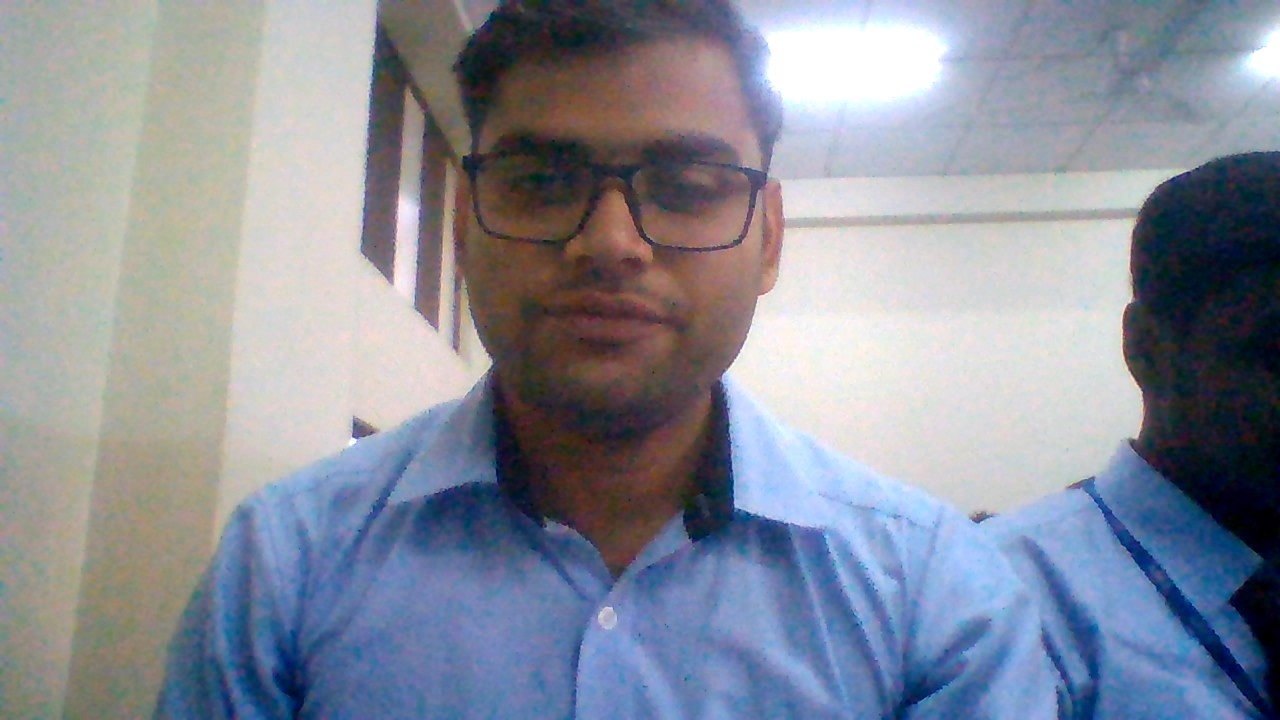
#> input picture Sachin.jpg, 1280 x 720 px
$ python readimage.py
#> lines starting #> are read from the running program, lines starting #| are printed output that depends on the picture; after the words box and inside, x2 and y2 are one past the last pixel; in counts of white or black regions, pixels touching at a corner belong together
import cv2

# [15 lines of commented-out code are left out]
face_cascade = cv2.CascadeClassifier("haarcascade_frontalface_default.xml")
img3 = cv2.imread("Sachin.jpg")
#> img3 is the input picture: shape (720, 1280, 3); mean B, G, R 154.4, 141.9, 136.8
gray_img3 = cv2.cvtColor(img3,cv2.COLOR_BGR2GRAY)
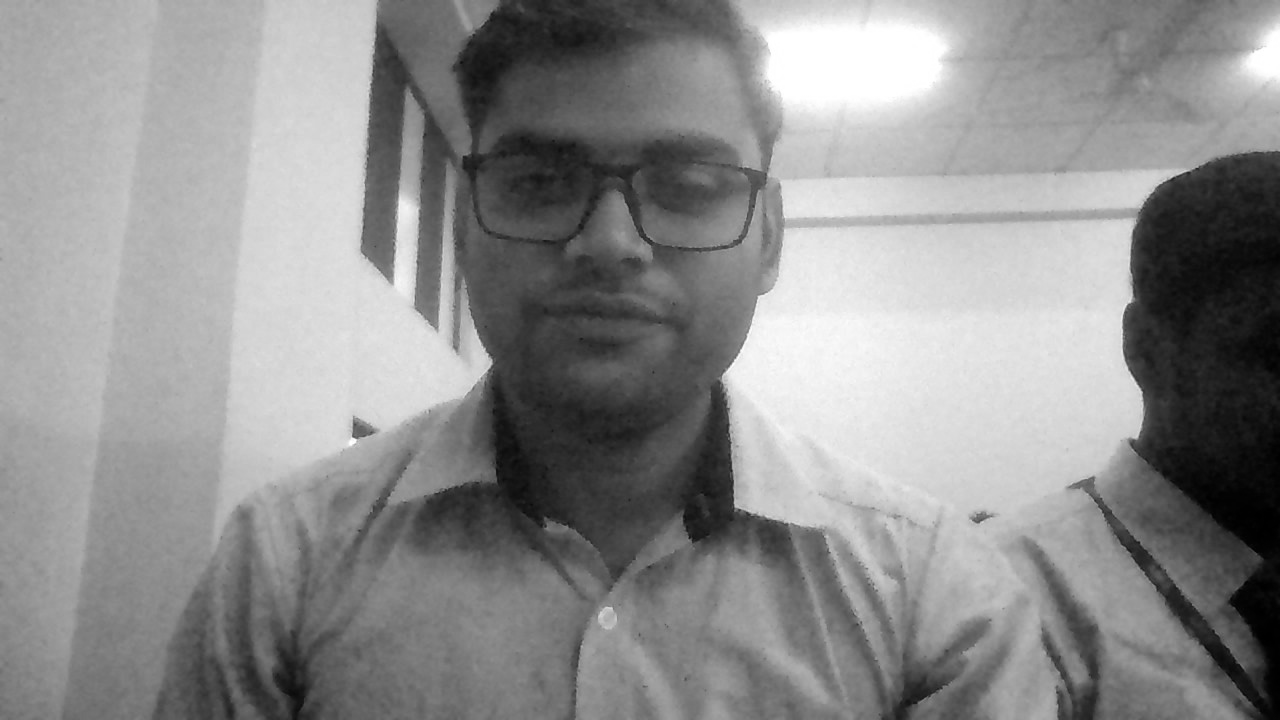
#> gray_img3: shape (720, 1280); min 0, max 255, mean 141.8
faces = face_cascade.detectMultiScale(gray_img3,scaleFactor = 1.05, minNeighbors = 5)
#> faces = [[436, 54, 340, 340]]
for x,y,w,h in faces :
    img3 = cv2.rectangle(img3 , (x,y),(x+w,y+h),(0,255,0),3)
#> this loop made 1 pass
#> pass 1, `img3 = cv2.rectangle(img3 , (x,y),(x+w,y+h),(0,255,0),3)`:
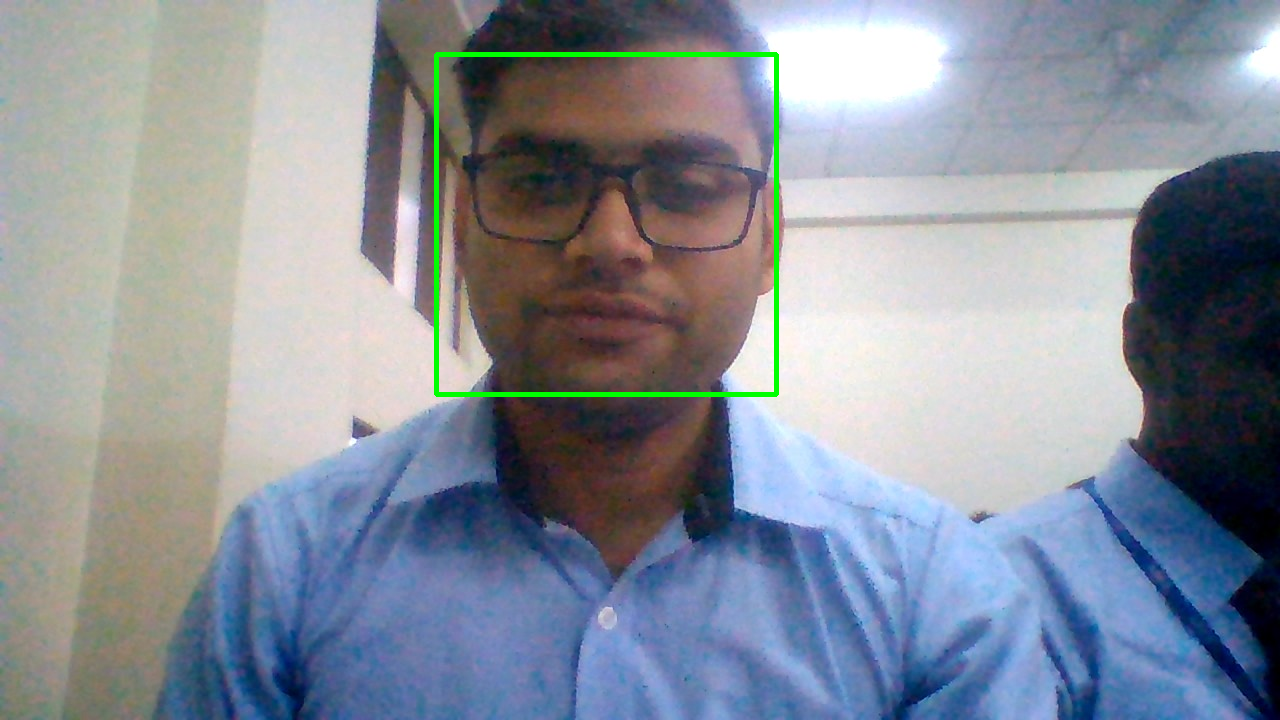
#> img3: shape (720, 1280, 3); 0.74% of pixels changed, all inside (x1, y1, x2, y2) = (434, 52, 779, 397)
resized1 = cv2.resize(img3, (int(img3.shape[1]),int(img3.shape[0])))
cv2.imshow("gray",resized1)
cv2.waitKey(0)
cv2.destroyAllWindows

$ run again, with Obama.jpg copied over Sachin.jpg
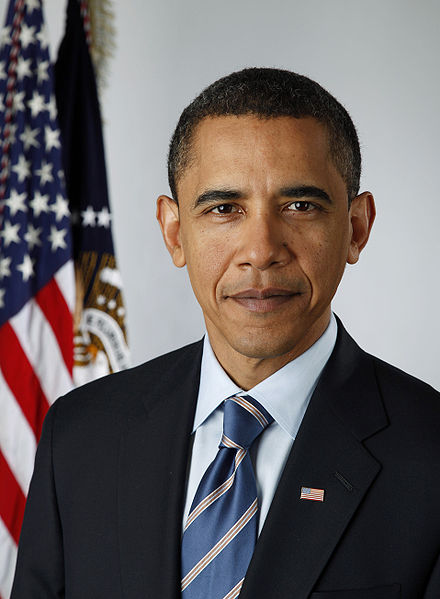
#> input picture Obama.jpg, 440 x 599 px
#> img3 is the input picture: shape (599, 440, 3); mean B, G, R 100.6, 100.6, 108
#> `gray_img3 = cv2.cvtColor(img3,cv2.COLOR_BGR2GRAY)`:
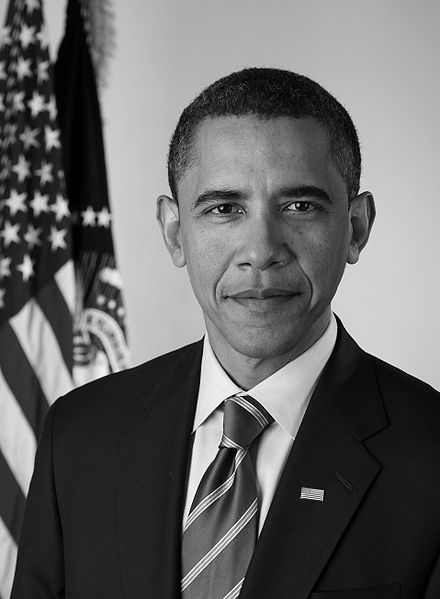
#> gray_img3: shape (599, 440); min 0, max 255, mean 102.8
#> faces = [[158, 127, 205, 205]]
#> the loop `for x,y,w,h in faces :` made 1 pass
#> pass 1, `img3 = cv2.rectangle(img3 , (x,y),(x+w,y+h),(0,255,0),3)`:
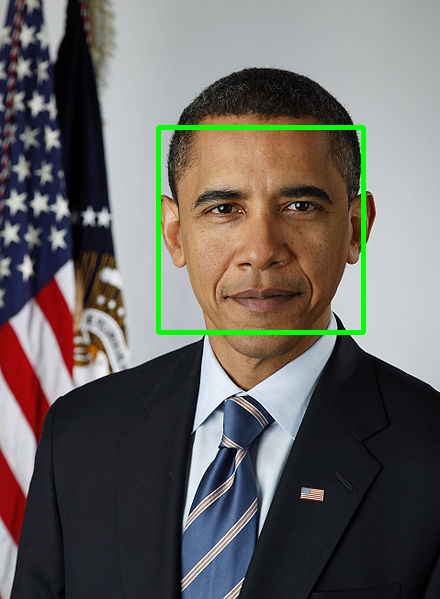
#> img3: shape (599, 440, 3); 1.55% of pixels changed, all inside (x1, y1, x2, y2) = (156, 125, 366, 335)

$ run again, with Rudransh.jpg copied over Sachin.jpg
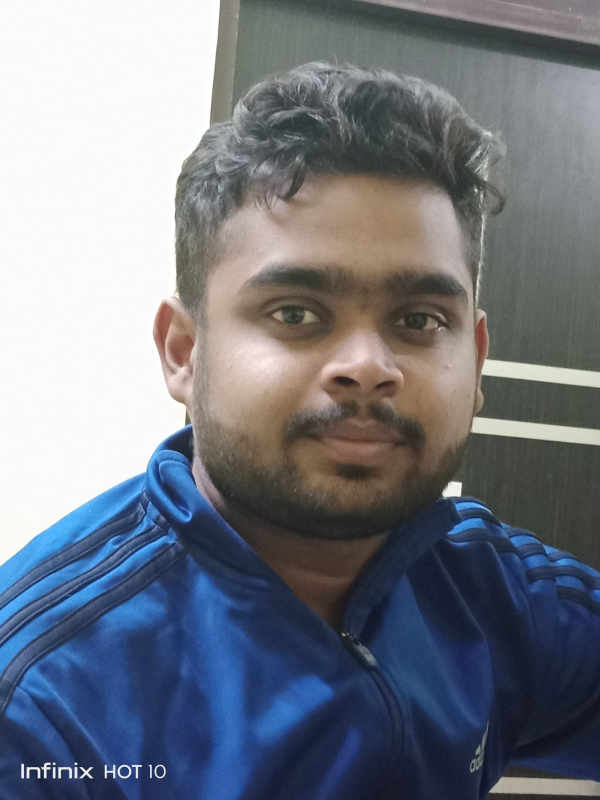
#> input picture Rudransh.jpg, 1200 x 1599 px (shown at 1/2 size)
#> img3 is the input picture: shape (1599, 1200, 3); mean B, G, R 132.2, 121.9, 116.8
#> `gray_img3 = cv2.cvtColor(img3,cv2.COLOR_BGR2GRAY)`:
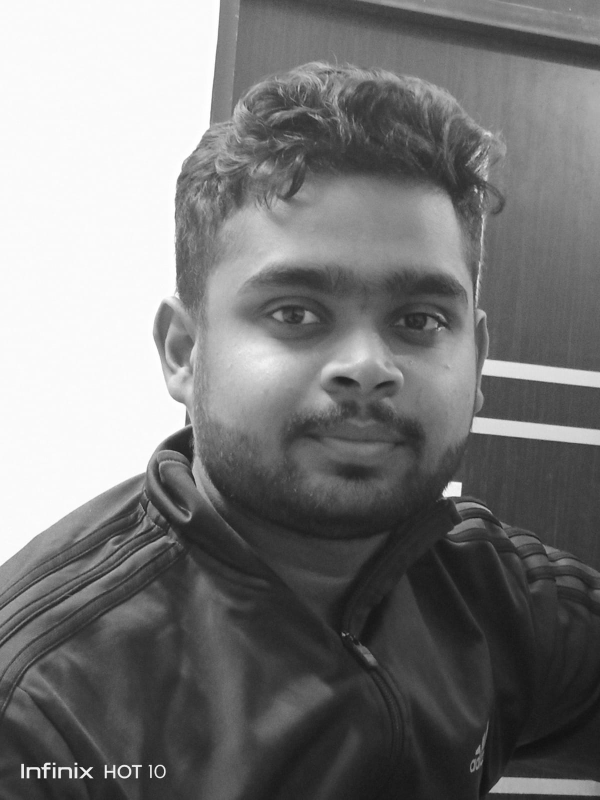
#> gray_img3: shape (1599, 1200) (shown at 1/2 size); min 12, max 255, mean 121.5
#> faces = [[356, 362, 694, 694]]
#> the loop `for x,y,w,h in faces :` made 1 pass
#> pass 1, `img3 = cv2.rectangle(img3 , (x,y),(x+w,y+h),(0,255,0),3)`:
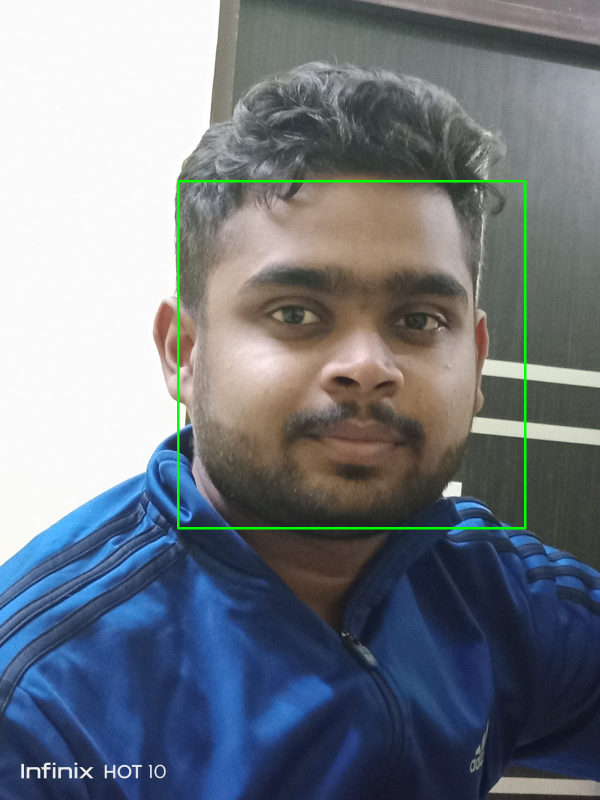
#> img3: shape (1599, 1200, 3) (shown at 1/2 size); 0.72% of pixels changed, all inside (x1, y1, x2, y2) = (354, 360, 1053, 1059)

$ run again, with Saiyam.jpg copied over Sachin.jpg
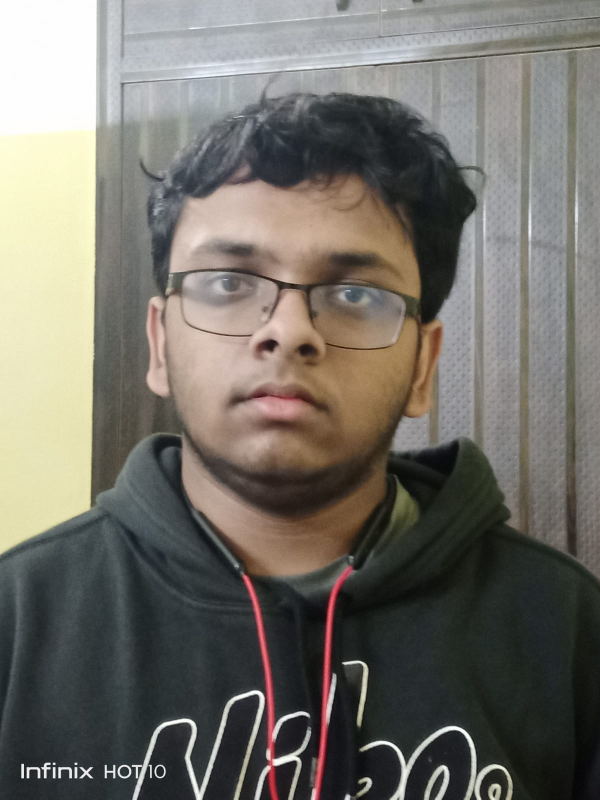
#> input picture Saiyam.jpg, 1200 x 1599 px (shown at 1/2 size)
#> img3 is the input picture: shape (1599, 1200, 3); mean B, G, R 105.2, 112.4, 115.7
#> `gray_img3 = cv2.cvtColor(img3,cv2.COLOR_BGR2GRAY)`:
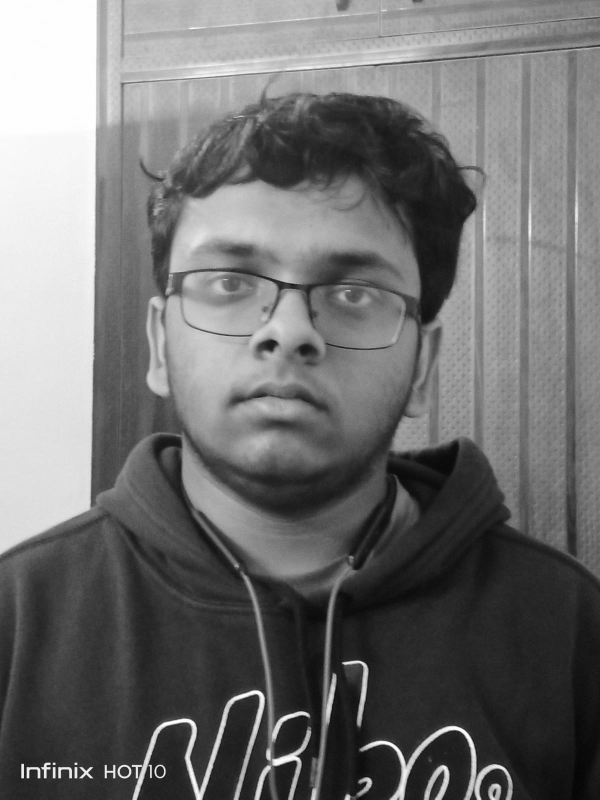
#> gray_img3: shape (1599, 1200) (shown at 1/2 size); min 4, max 255, mean 112.5
#> faces = [[257, 315, 657, 657]]
#> the loop `for x,y,w,h in faces :` made 1 pass
#> pass 1, `img3 = cv2.rectangle(img3 , (x,y),(x+w,y+h),(0,255,0),3)`:
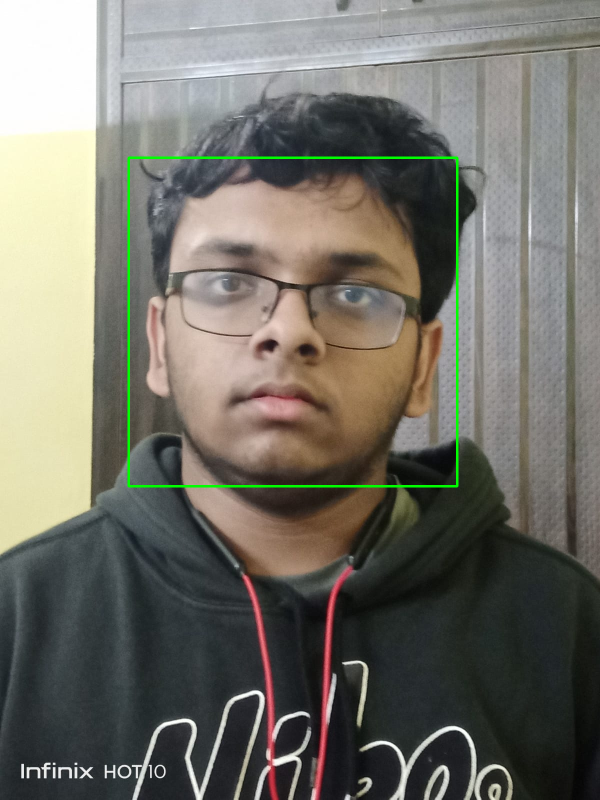
#> img3: shape (1599, 1200, 3) (shown at 1/2 size); 0.68% of pixels changed, all inside (x1, y1, x2, y2) = (255, 313, 917, 975)
